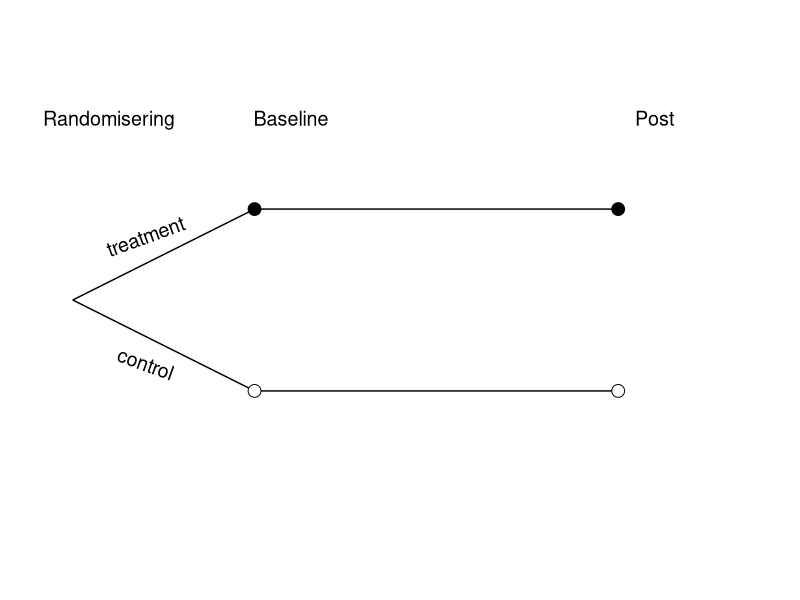

Reproduce this figure in R. (Note: this script raises an error after producing the figure.)
## ---- chunk 1
#| fig-cap: Studiedesignet
#| fig-width: 6
#| fig-height: 3
#| echo: false
#| warning: false
#| message: false

library(tidyverse)


data.frame(x = c(0,1), 
           y = c(0,1)) %>%
  ggplot(aes(x,y)) + theme_void() +
  
  scale_y_continuous(limits = c(0,0.6)) +
  scale_x_continuous(limits = c(0,1)) +
  
  annotate("text", x = 0.1, y = 0.5, label = "Randomisering", size = 5) +
  annotate("text", x = 0.35, y = 0.5, label = "Baseline", size = 5) +
  annotate("text", x = 0.85, y = 0.5, label = "Post", size = 5) +
  
  annotate("segment", 
           x = c(0.05,
                 0.05,
                 0.3, 
                 0.3), 
           xend = c(0.3, 
                    0.3, 
                    0.8, 
                    0.8), 
           y = c(0.3,
                 0.3, 
                 0.2, 
                 0.4), 
           yend = c(0.2, 
                    0.4, 
                    0.2, 
                    0.4)) +
  annotate("point", 
           shape = 21, fill = "black",
           size = 4, x = c(0.3,0.8), y = c(0.4, 0.4)) +
  
  annotate("point", 
           shape = 21, fill = "white",
           size = 4, x = c(0.3,0.8), y = c(0.2, 0.2)) +
  
  annotate("text", label = "treatment", x = 0.15, y = 0.37,
           angle = 20,
           size = 5) +
  annotate("text", label = "control", x = 0.15, y = 0.23,
           angle = -20,
           size = 5)
  







## ---- chunk 2
#| echo: false
#| warning: false
#| message: false


library(tidyverse)
set.seed(1)

#' Simulate two group data from a population
#' n, sample size in each group
#' beta, true difference between the groups in post treattment
#' m, true mean in control group and baseline
#' s, true standard deviation in control group and baseline
#' measure_error, standard deviation of the measurement error


two_groups <- function(n = 5, beta = 2, m = 50, s = 5, measure_error = 1){
  dat <- data.frame(id = seq(from = 1, to = 2*n, by = 1), 
                    group = rep(c("control", "treatment"), each = n),
             baseline = c(rnorm(n, m, s), rnorm(n, m, s))) %>%
    
    mutate(post = case_when(group == "control" ~ baseline + rnorm(n, 0, measure_error),
                            group == "treatment" ~ baseline + rnorm(n, beta, measure_error)))
}




set.seed(1)



d1 <- two_groups(n = 5,  beta = 2, m = 50, s = 8, measure_error = 1)
d2 <- two_groups(n = 15, beta = 2, m = 46, s = 8, measure_error = 4)
d3 <- two_groups(n = 63, beta = 2, m = 42, s = 9, measure_error = 4)
d4 <- two_groups(n = 7,  beta = 2, m = 46, s = 7, measure_error = 3)
d5 <- two_groups(n = 9,  beta = 2, m = 50, s = 9, measure_error = 2)
d6 <- two_groups(n = 12, beta = 2, m = 46, s = 5, measure_error = 1)


write_csv2(d1, "data/sammenligne_gjennmsnitt1.csv")
write_csv2(d2, "data/sammenligne_gjennmsnitt2.csv")
write_csv2(d3, "data/sammenligne_gjennmsnitt3.csv")
write_csv2(d4, "data/sammenligne_gjennmsnitt4.csv")
write_csv2(d5, "data/sammenligne_gjennmsnitt5.csv")
write_csv2(d6, "data/sammenligne_gjennmsnitt6.csv")



## Not run

comb_dat <- bind_rows(mutate(d1,ds = "d1"), 
          mutate(d2,ds = "d2"),
          mutate(d3,ds = "d3"),
          mutate(d4,ds = "d4"),
          mutate(d5,ds = "d5"),
          mutate(d6,ds = "d6")) %>%
  mutate(change = post - baseline) 






## ---- chunk 3





